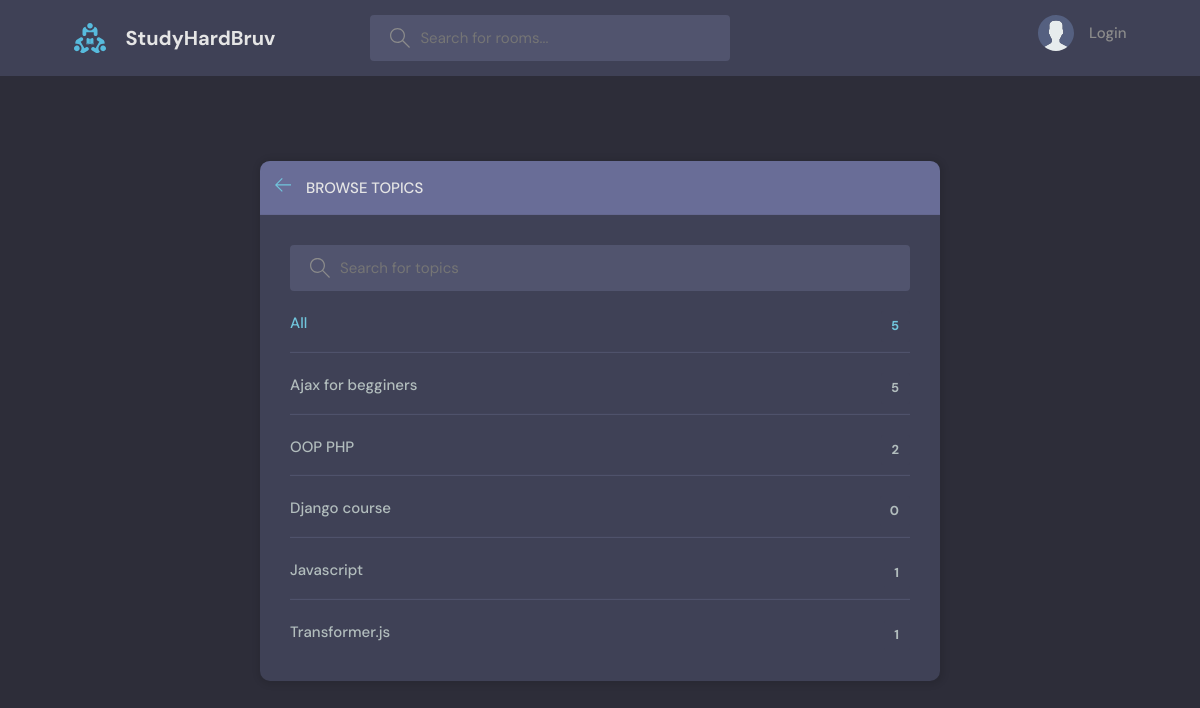
The page /topics/ on the database as committed earlier.
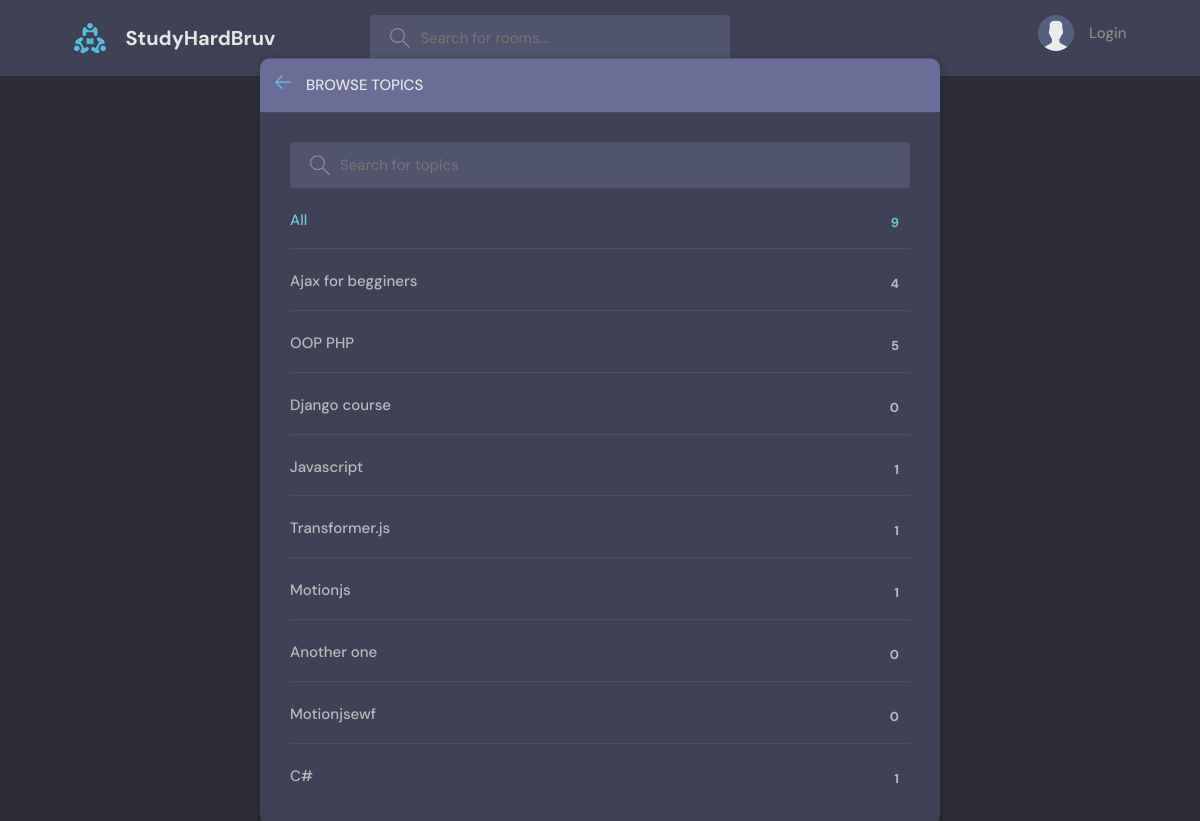
The same page on the database as committed later.
### base/models.py (models this page shows, shortened)
class Topic(models.Model):
  name = models.CharField(max_length=200)
  slug = models.SlugField(unique=True, blank=True)

### base/views.py (the view)
# urls.py: path('topics/', views.topics, name='topics'),
def topics(request):
  q = request.GET.get('q') if request.GET.get('q') != None else ''
  topics = Topic.objects.filter(name__icontains=q)
  for t in topics:
    print(t.slug)
  context = {'topics': topics}
  return render(request, 'base/topics.html', context)

### base/templates/base/topics.html (shortened to what this page needs)
{% extends 'main.html' %}
{% block content %}
<main class="create-room layout">
  <div class="container">
    <div class="layout__box">
      <div class="layout__boxHeader">
        <div class="layout__boxTitle">
          <a href="{% url 'Home' %}">
            <svg version="1.1" xmlns="http://www.w3.org/2000/svg" width="32" height="32" viewBox="0 0 32 32">
              <title>arrow-left</title>
              <path
                d="M13.723 2.286l-13.723 13.714 13.719 13.714 1.616-1.611-10.96-10.96h27.625v-2.286h-27.625l10.965-10.965-1.616-1.607z">
              </path>
            </svg>
          </a>
          <h3>Browse Topics</h3>
        </div>
      </div>
      <div class="topics-page layout__body">
        <form action="" method="GET" class="header__search">
          <label>
            <input name="q" placeholder="Search for topics" />
          </label>
        </form>
        <ul class="topics__list">
          <li>
            <a href="{% url 'topics' %}" class="active">All <span>{{topics.count}}</span></a>
          </li>
          {% for topic in topics %}
          <li>
            <a href="{% url 'Home' %}?q={{topic.slug}}">{{ topic.name }} <span>{{topic.room_set.all.count}}</span></a>
          </li>
          {% endfor %}
        </ul>
      </div>
    </div>
  </div>
</main>
{% endblock content %}

Rows that differ between the two databases and show on the page:
computed for Topic "Ajax for begginers": room_set.all.count "5" → "4"
computed for Topic "OOP PHP": room_set.all.count "2" → "5"
added Topic: name "Motionjs", room_set.all.count "1"
added Topic: name "Another one", room_set.all.count "0"
added Topic: name "Motionjsewf", room_set.all.count "0"
added Topic: name "C#", room_set.all.count "1"
Other text that changed with them:
{{ topics.count }}: "5" → "9"
